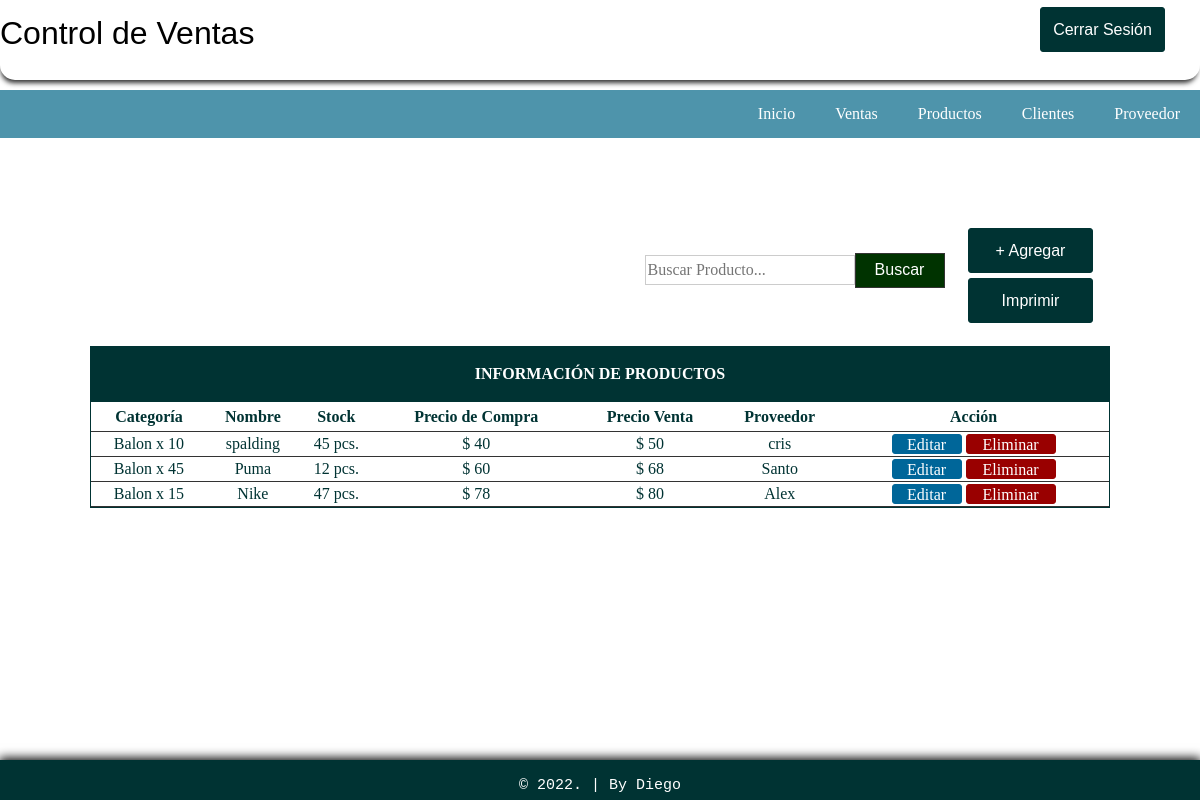
/Producto/products.php (signed in), run on the app's committed database.
### tables this page shows
CREATE TABLE `products` (
  `id` int(11) NOT NULL,
  `category` varchar(100) NOT NULL,
  `name` varchar(100) NOT NULL,
  `quantity` int(11) NOT NULL,
  `purchase` int(11) NOT NULL,
  `retail` int(11) NOT NULL,
  `supplier` varchar(100) NOT NULL
);

### Producto/products.php (the view, shortened to what this page needs)
<!DOCTYPE>
<html >
<head>
</head>
<link rel="stylesheet" type="text/css" href="../Css/estilos.css">
<body>
<div id="container">
<div id="header">
<p class="Pl">Control de Ventas</p>
  <a href="../logout.php"><input type="button" id="btnadd" value="Cerrar Sesión" align="middle" src="" /></a>
</div>
<br><br><br><br><br>
 <header>
         <nav class="Menu">
                <ul>
                   <li><a href="../index.php">Inicio</a></li>
                   <li><a href="../Ventas/sales.php">Ventas</a></li>
                   <li><a href="products.php">Productos</a></li>
                   <li><a href="../Cliente/customers.php">Clientes</a></li>
                   <li><a href="../Proveedor/supplier.php">Proveedor</a></li>
               </ul>
           </nav>
       </header>
</div>
<br><br><br><br><br>
<table width="83%" border="0" align="center" cellpadding="0" cellspacing="0">
      <tr>
        <td width="741" align="right">
        <form action="result_products.php" method="get" ecntype="multipart/data-form">
          <input type="text" name="query" style="border:1px solid #CCC; color: #333; width:210px; height:30px;" placeholder="Buscar Producto..." /><input type="submit" id="btnsearch" value="Buscar" name="search" />
        </form>
        </td>
        <td width="115px" height="30">
        <a href="javascript:void(0)" onclick="toggle_visibility('popup-box1')"><input type="button" id="btnadd" value="+ Agregar" style="margin: 0 5 5 5; float: right; "/></a>
        <a href="pedido_productos.php"><input type="button" id="btnadd" value="Imprimir" style="margin: 0 5 5 5; float: right; "/></a>
        </td>
      </tr>
    </table></th>
  <br>
  <tr>
    <td>
    <table border="0" cellpadding="0" cellspacing="0" align="center" width="85%" style="border:1px solid #033; color:#033;">
     <tr>
     <th colspan="7" align="center" height="55px" style="border-bottom:1px solid #033; background: #033; color:#FFF;">INFORMACIÓN DE PRODUCTOS</th>
    </tr>
      <tr height="30px">
        <th style="border-bottom:1px solid #333;"> Categoría </th>
        <th style="border-bottom:1px solid #333;"> Nombre </th>
        <th style="border-bottom:1px solid #333;"> Stock </th>
        <th style="border-bottom:1px solid #333;"> Precio de Compra </th>
        <th style="border-bottom:1px solid #333;"> Precio Venta </th>
        <th style="border-bottom:1px solid #333;"> Proveedor </th>
        <th style="border-bottom:1px solid #333;"> Acción </th>
      </tr>
       <?php
require('../config.php');
$query="SELECT * FROM products";
$result=mysqli_query($db_link, $query);
while ($row=mysqli_fetch_array($result)){?>
      <tr align="center" style="height:25px">
      	<td style="border-bottom:1px solid #333;"> <?php echo $row['category']; ?> </td>
        <td style="border-bottom:1px solid #333;"> <?php echo $row['name']; ?> </td>
        <td style="border-bottom:1px solid #333;"> <?php echo $row['quantity']; ?> pcs. </td>
        <td style="border-bottom:1px solid #333;">$ <?php echo $row['purchase']; ?> </td>
        <td style="border-bottom:1px solid #333;">$ <?php echo $row['retail']; ?> </td>
        <td style="border-bottom:1px solid #333;"> <?php echo $row['supplier']; ?> </td>
        <td style="border-bottom:1px solid #333;">
        <a href="edit_item.php?id=<?php echo md5($row['id']);?>">
        <input type="button" value="Editar" style="width:70px; height:20px; color:#FFF; background:#069; border:1px solid #069; border-radius:3px;"> </a><a href="delete_item.php?id=<?php echo md5($row['id']);?>"><input type="button" value="Eliminar" style="width:90px; height:20; color:#FFF; background: #900; border:1px solid #900; border-radius:3px;"></a>
        </td>
      </tr>
   <?php
}?>
    </table>
  </td>
  </tr>
<br><br><br>
<div id="footer">
<table border="0" cellpadding="15px" align="center"; style="size: 12px; font-family: 'Courier New', Courier, monospace; color: #FFF; font-size: 12px;">
<tr>
	<td>
  <p class="Foo"> &copy; 2022.  | By Diego</p>
    </td>
</tr>
</table>
</div>
</body>
</html>

### Css/estilos.css (style rules this page uses)
body { margin:0; font-size:16px; height:100%; margin:0; padding:0; }
header { width: 100%; background-color: #4e94ab; }
.Pl { margin: 15px 0 0 0 ; font-size: 32px; font-family: sans-serif; }
#btnadd { float: right; margin: -45px 35px 0 0 ; border:1px solid #033; background: #033; border-radius:3px; height:45px; width:125px; color: #FFF; font-family:sans-serif; }
#footer { clear: both; background: #033; height: 40px; width: 100%; position: fixed; left: 0px; bottom: 0px; text-align: center; box-shadow:0px -1px 10px 1px #000; }
.Foo { font-family: 'Courier New'; color: #fff; font-size: 15px;" }
.Menu ul { margin: 0px; list-style: none; padding: 0px; display: flex; justify-content: flex-end; }
.Menu li a { display: block; padding: 15px 20px; color: #fff; text-decoration: none; }
#header { box-shadow: -1px 5px 5px -2px #333333; position:fixed; width:100%; height:80px; border-radius:0px 0px 15px 15px; background-color:#FFF; }
#btnsearch { border:1px solid #333; background: #030; height:35px; width:90px; color: #FFF; font-family:"Lucida Sans Unicode", "Lucida Grande", sans-serif; }
:root { --baseColor: #606468; }
:root { --gridMaxWidth: 20rem; --gridWidth: 90%; }
:root { --iconFill: var(--baseColor); }
:root { --htmlFontSize: 100%; --bodyBackgroundColor: #2c3338; --bodyColor: var(--baseColor); --bodyFontFamily: 'Open Sans'; --bodyFontFamilyFallback: sans-serif; --bodyFontSize: 0.875rem; --bodyFontWeight: 400; --bodyLineHeight: 1.5; }
:root { --anchorColor: #eee; }
a { color: var(--anchorColor); outline: 0; text-decoration: none; }
:root { --formFieldMargin: 0.875rem; }
input { border: 0; color: #000; font: inherit; }
input[type='submit'] { cursor: pointer; }
.form input[type='password'],.form input[type='text'], { width: 80%; }
:root { --loginBorderRadus: 0.25rem; --loginColor: #eee; --loginInputBackgroundColor: #3b4148; --loginInputHoverBackgroundColor: #434a52; --loginLabelBackgroundColor: #363b41; --loginSubmitBackgroundColor: #ea4c88; --loginSubmitColor: #eee; --loginSubmitHoverBackgroundColor: #d44179; }
:root { --paragraphMarginBottom: 1.5rem; --paragraphMarginTop: 1.5rem; }

### data on the page
products: category "Balon x 10", name "spalding", quantity "45", purchase "40", retail "50", supplier "cris"
products: category "Balon x 45", name "Puma", quantity "12", purchase "60", retail "68", supplier "Santo"
products: category "Balon x 15", name "Nike", quantity "47", purchase "78", retail "80", supplier "Alex"
